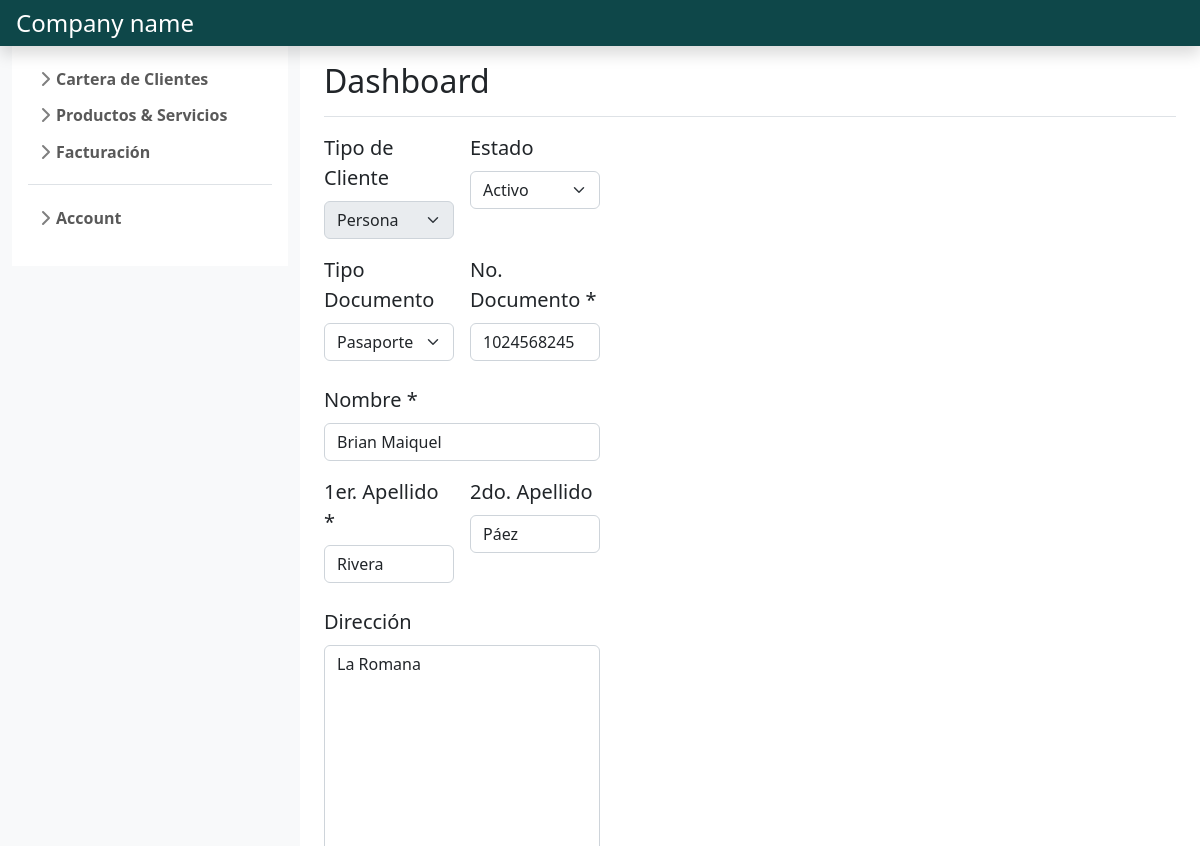
/customers_management/gestion_clientes/modificar_cliente/3/ (signed in), run on the app's committed database.
### customers_management/models.py (models this page shows, shortened)
class Cliente(models.Model):
    TIPO_CLIENTE_CHOICES= [(1, 'Empresa'),
                           (2, 'Persona'),
                        ]
    tipo= models.IntegerField(choices= TIPO_CLIENTE_CHOICES, default=2)
    iddocumento= models.CharField(max_length=12)
    tipo_documento= models.ForeignKey(TipoDocumento, on_delete= models.CASCADE, default=1)
    razon_social= models.CharField(max_length=100, unique= True, null= True)
    nombre= models.CharField(max_length=25, null= True)
    apellido1= models.CharField(max_length= 15, null= True)
    apellido2= models.CharField(max_length= 15, null= True, blank= True)
    telefono= models.CharField(max_length=15, null= True, blank= True)
    direccion= models.CharField(max_length=100, null= True, blank= True)
    email= models.EmailField(max_length=30, null= True, blank= True)
    estado= models.BooleanField(default=True)
    creado= models.DateTimeField(auto_now_add=True)
    actualizado= models.DateTimeField(auto_now=True)
    class Meta:
        constraints = [UniqueConstraint(fields=['iddocumento', 'tipo_documento'], name='unique_document'),]

### customers_management/views.py (the view, shortened to what this page needs)
# urls.py: path('gestion_clientes/modificar_cliente/<int:id_cliente>/', views.modificar_cliente, name='modificar cliente'),
@login_required
def modificar_cliente(request, id_cliente):
    if request.method == 'GET':
        cliente = get_object_or_404(Cliente, pk= id_cliente)
        if cliente.tipo == 1: # Empresa
            form_modificar_cliente_empresa = FormModificarClienteEmpresa(instance= cliente)
            return render(request, 'formulario_modificar_cliente.html', {'form':form_modificar_cliente_empresa})
        else:
            form_modificar_cliente_persona = FormModificarClientePersona(instance= cliente)
            return render(request, 'formulario_modificar_cliente.html', {'form':form_modificar_cliente_persona})

### customers_management/models.py (called while the page is built)
    def __str__(self):
        return self.nombre

### customers_management/templates/formulario_modificar_cliente.html (shortened to what this page needs)
{% extends 'base.html' %}
{% load static %}
{% block content %}
<div class="col-8">
    <form id="form_crear_cliente" method="post" class="needs-validation" novalidate>
        <div class="row g-3">
            {% for field in form %}
                {% if field.name == 'tipo' %}
                    <div class="col-md-3">
                        <label for="{{ field.name }}" class="form-label fs-5">{{field.label}}</label>
                        {{field}}
                    </div>
                {% elif field.name == 'direccion' %}
                    <div class="col-md-6">
                        <label for="{{ field.name }}" class="form-label fs-5">{{field.label}}</label>
                        {{field}}
                    </div>
                    <div class="col-md-6"></div>
                {% elif field.name == 'nombre' %}
                    <div class="col-md-6">
                        <label for="{{ field.name }}" class="form-label fs-5">{{field.label}}</label>
                        {{field}}
                    </div>
                    <div class="col-md-6"></div>
                {% elif field.name == 'iddocumento'%}
                    <div class="col-md-3">
                        <label for="{{ field.name }}" class="form-label fs-5">{{field.label}}</label>
                        {{field}}
                    </div>
                    <div class="col-md-6"></div>
                {% elif field.name == 'apellido2'%}
                    <div class="col-md-3">
                        <label for="{{ field.name }}" class="form-label fs-5">{{field.label}}</label>
                        {{field}}
                    </div>
                    <div class="col-md-6"></div>
                {% elif field.name == 'estado' %}
                    <div class="col-md-3">
                        <label for="{{ field.name }}" class="form-label fs-5">{{field.label}}</label>
                        {{field}}
                    </div>
                    <div class="col-md-6"></div>
                {% else %}
                    <div class="col-md-3 mb-2">
                        <label for="{{ field.name }}" class="form-label fs-5">{{field.label}}</label>
                        {{field}}
                    </div>
                {% endif %}
            {% endfor %}
        </div>
    </form>
</div>
{% endblock %}

### main/static/style/css/sidebars.css (style rules this page uses)
body { min-height: 100vh; min-height: -webkit-fill-available; }
html { height: -webkit-fill-available; }

### data on the page
Cliente: form "Persona", form "Activo", form "Pasaporte" "Rivera", form "1024568245", form "Brian Maiquel", form "Páez", form "La Romana"

### other printed values
{{ field.label }} "Tipo de Cliente"
{{ field.label }} "Estado"
{{ field.label }} "Tipo Documento" "1er. Apellido *"
{{ field.label }} "No. Documento *"
{{ field.label }} "Nombre *"
{{ field.label }} "2do. Apellido"
{{ field.label }} "Dirección"
